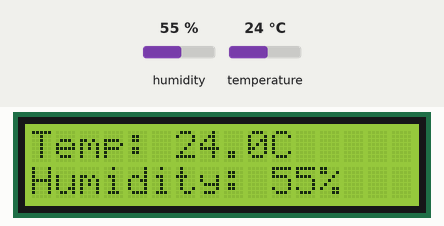
A program run on a simulated Raspberry Pi (BCM pin numbers). Parts: 16×2 character LCD. The inputs (shaded band) are chosen by the test bench; at power-on: humidity 55 %, temperature 24 °C. What the program prints to the terminal is not drawn.

Above: at 2.2 s.
2.3 s: humidity set to 22 %
At 3.1 s:
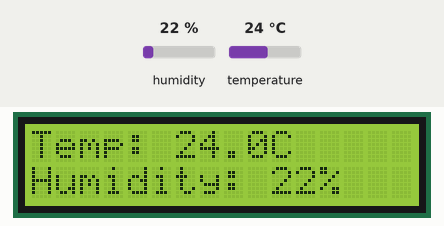
5.3 s: temperature set to 12 °C
At 7.4 s:
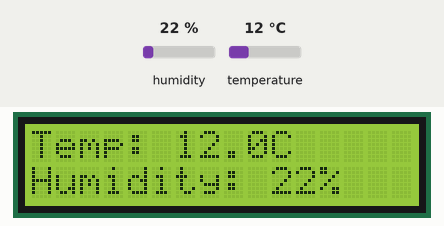
9.2 s: humidity set to 40 %
At 10.8 s:
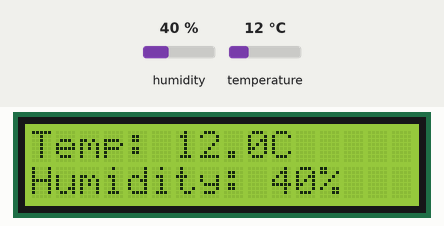
13.0 s: temperature set to 19 °C
At 15.2 s:
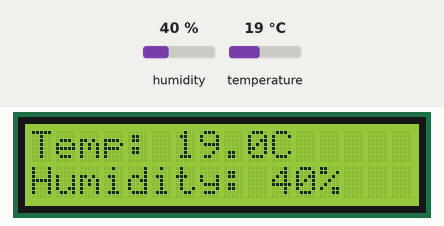
Timing chart, 0 to 16.7 s (numbered marks = the images above; inputs shaded):
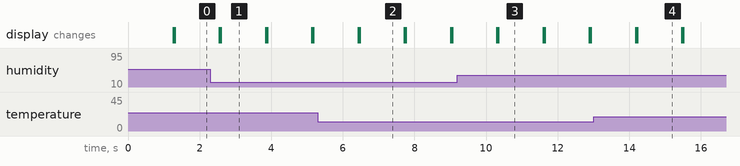

Measured:
- after the input at 2.3 s, the display: first differs from a run without the input after 0.29 s (image 1)
- after the input at 5.3 s, the display: first differs from a run without the input after 1.2 s (image 2)
- after the input at 9.2 s, the display: first differs from a run without the input after 1.1 s (image 3)
- after the input at 13.0 s, the display: first differs from a run without the input after 1.2 s (image 4)
- what the display in image 1 shows lasts 1.2 s, from 2.6 s to 3.8 s

The program:

Exercise5_2.py
```python
import board
import digitalio
import adafruit_character_lcd.character_lcd as character_lcd
import adafruit_dht
from time import sleep

lcd_rs = digitalio.DigitalInOut(board.D22)
lcd_en = digitalio.DigitalInOut(board.D24)
lcd_d7 = digitalio.DigitalInOut(board.D21)
lcd_d6 = digitalio.DigitalInOut(board.D26)
lcd_d5 = digitalio.DigitalInOut(board.D20)
lcd_d4 = digitalio.DigitalInOut(board.D19)

lcd_columns = 16
lcd_rows = 2

lcd = character_lcd.Character_LCD_Mono(lcd_rs,lcd_en, lcd_d4, lcd_d5, lcd_d6, lcd_d7, lcd_columns, lcd_rows)

dhtDevice = adafruit_dht.DHT11(board.D17)

def initTextlcd():
    lcd.clear()
    lcd.home()
    lcd.cursor_position(0,0)
    sleep(1.0)

def displayText(text='',col=0,row=0):
    lcd.cursor_position(col,row)
    lcd.message = text

def clearTextlcd():
    lcd.clear()
    lcd.message = 'clear LCD\nGoodbye!'
    sleep(2.0)
    lcd.clear()

def main():
    initTextlcd()
    print("start textlcd program ...")

    while(1):
        try:
            temperature_c = dhtDevice.temperature
            humidity = dhtDevice.humidity
            line = "Temp: {:.1f}C\nHumidity: {}%".format(temperature_c, humidity)
            lcd.clear()
            displayText(line,0,0)
            sleep(1)

        except KeyboardInterrupt:
            clearTextlcd()

        except RuntimeError as error:
            print(error.args[0])

if __name__ == '__main__':
    main()
```
